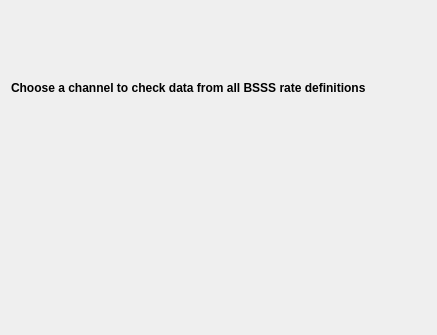
<?xml version="1.0" encoding="UTF-8"?>
<ui version="4.0">
 <class>Form</class>
 <widget class="QWidget" name="Form">
  <property name="geometry">
   <rect>
    <x>0</x>
    <y>0</y>
    <width>437</width>
    <height>335</height>
   </rect>
  </property>
  <property name="windowTitle">
   <string>Form</string>
  </property>
  <layout class="QVBoxLayout" name="verticalLayout">
   <item>
    <widget class="QLabel" name="label">
     <property name="font">
      <font>
       <weight>75</weight>
       <bold>true</bold>
      </font>
     </property>
     <property name="text">
      <string>Choose a channel to check data from all BSSS rate definitions</string>
     </property>
    </widget>
   </item>
   <item>
    <layout class="QHBoxLayout" name="horizontalLayout">
     <item>
      <widget class="PyDMTemplateRepeater" name="PyDMTemplateRepeater">
       <property name="toolTip">
        <string/>
       </property>
       <property name="countShownInDesigner" stdset="0">
        <number>10</number>
       </property>
       <property name="templateFilename" stdset="0">
        <string>bsssBld_dataMainSingle.ui</string>
       </property>
       <property name="dataSource" stdset="0">
        <string>bsssBld_dataMainColumn1.json</string>
       </property>
      </widget>
     </item>
     <item>
      <widget class="PyDMTemplateRepeater" name="PyDMTemplateRepeater_2">
       <property name="toolTip">
        <string/>
       </property>
       <property name="countShownInDesigner" stdset="0">
        <number>10</number>
       </property>
       <property name="templateFilename" stdset="0">
        <string>bsssBld_dataMainSingle.ui</string>
       </property>
       <property name="dataSource" stdset="0">
        <string>bsssBld_dataMainColumn2.json</string>
       </property>
      </widget>
     </item>
     <item>
      <widget class="PyDMTemplateRepeater" name="PyDMTemplateRepeater_3">
       <property name="toolTip">
        <string/>
       </property>
       <property name="countShownInDesigner" stdset="0">
        <number>10</number>
       </property>
       <property name="templateFilename" stdset="0">
        <string>bsssBld_dataMainSingle.ui</string>
       </property>
       <property name="dataSource" stdset="0">
        <string>bsssBld_dataMainColumn3.json</string>
       </property>
      </widget>
     </item>
    </layout>
   </item>
  </layout>
 </widget>
 <customwidgets>
  <customwidget>
   <class>PyDMTemplateRepeater</class>
   <extends>QFrame</extends>
   <header>pydm.widgets.template_repeater</header>
  </customwidget>
 </customwidgets>
 <resources/>
 <connections/>
</ui>
